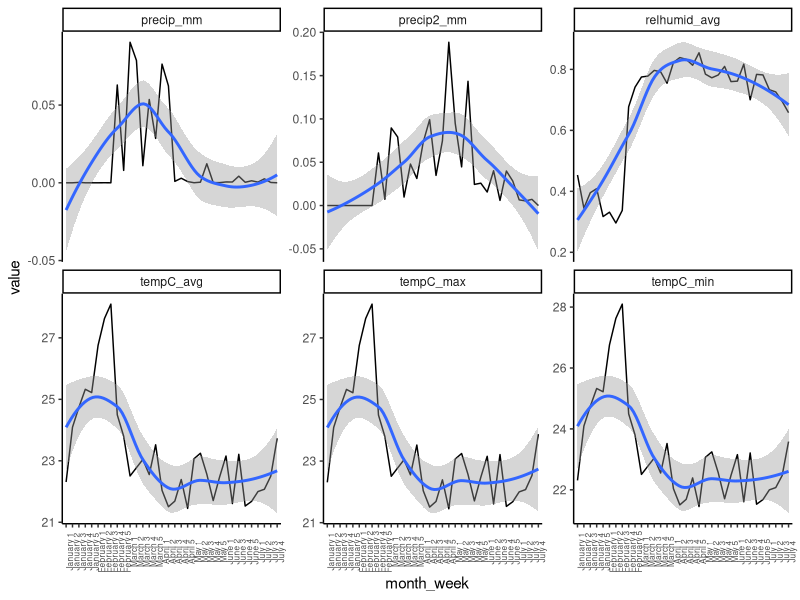
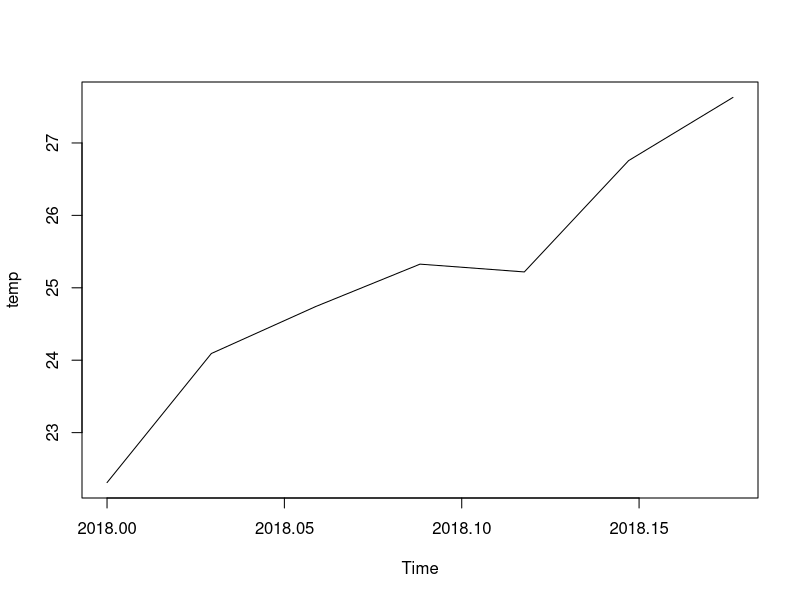
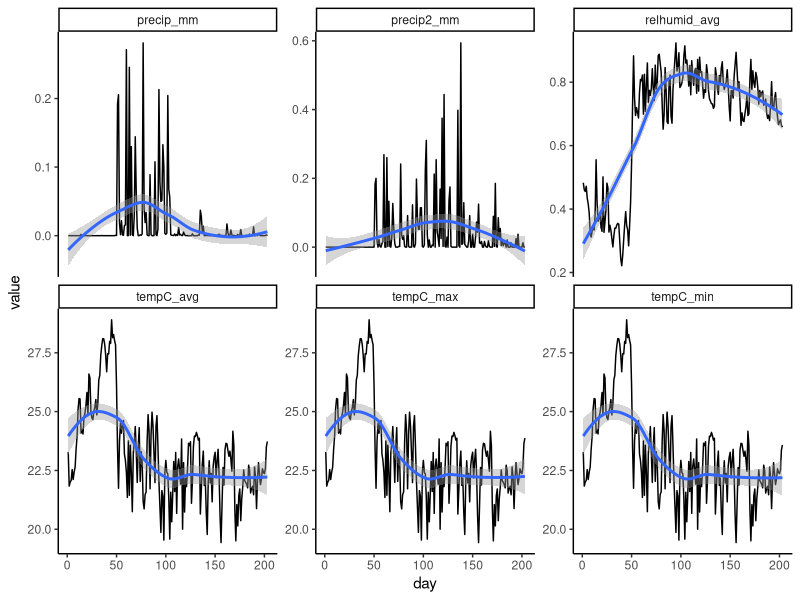
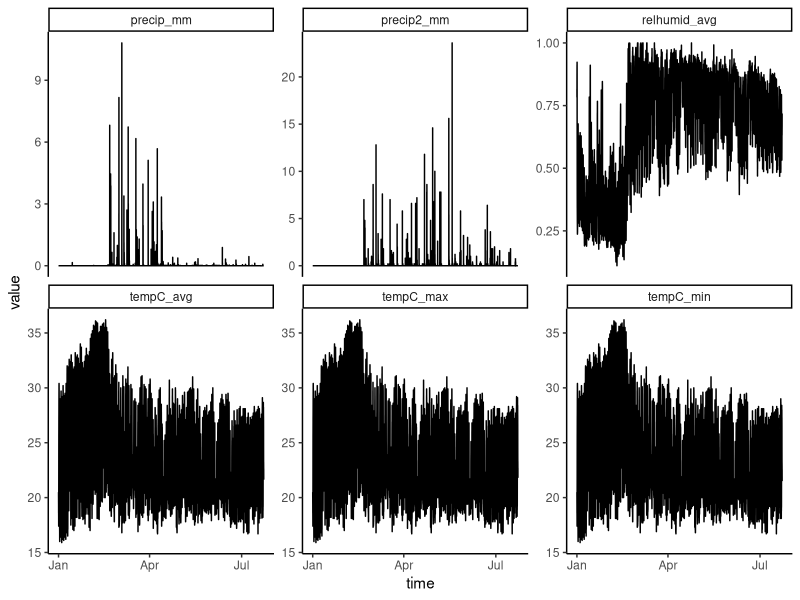

Reproduce these figures in R, in order. (Note: a time limit stopped this script after it produced the figures.)

options(scipen=20)

################################################################
# load and install binary packages

ipak <- function(pkg){
    new.pkg <- pkg[!(pkg %in% installed.packages()[, "Package"])]
    if(length(new.pkg)) install.packages(new.pkg, dependencies = TRUE)
    sapply(pkg, require, character.only = TRUE)
}

packages <- c("stringi", "lubridate", "forecast", "data.table", "tidyverse")
ipak(packages)


################################################################
setwd("~/Documents/IQSS/water-quality")

dat <- fread("data_raw/TAHMOGuluweather2018_15min.csv")
colnames(dat) <- c("time", "precip_mm",  "precip2_mm",  "relhumid_avg",
                               "tempC_avg", "tempC_max", "tempC_min")
# str(dat)

dat <- dat %>%
    mutate(time = parse_date_time(time, order = "mdy HM"),
                month = factor(months(time), levels = month.name),
                week = factor(stringi::stri_datetime_fields(time)$WeekOfMonth, levels = 1:5),
                day = yday(time)) %>%
    filter(time <= "2018-07-22 20:15:00")

setDF(dat)

# str(dat)

# -------------------------------------------------------------------------------------------------------
# plot week

dat_week <- dat %>%
    group_by(month, week) %>%
    summarize_all(mean, na.rm = TRUE)

dat_week_long <- dat_week %>% 
    pivot_longer(cols = c("precip_mm", "precip2_mm", "relhumid_avg", "tempC_avg", "tempC_max", "tempC_min"), names_to = "variable")

grid <- expand.grid(month.name, 1:5)
grid <- grid[order(grid$Var1), ]
dat_week_long <- dat_week_long %>%
    mutate(month_week = factor(paste(month, week), levels = paste(grid$Var1, grid$Var2)))

ggplot(dat_week_long, aes(x = month_week, y = value, group = 1)) +
    geom_line() +
    geom_smooth() +
    facet_wrap(~ variable, scales = "free_y") +
    theme_classic() +
    theme(axis.text.x = element_text(size = 6, angle = 90))

temp <- ts(dat_week[, "tempC_avg"], 
             freq = 34, 
             start = c(2018, 01, 01),
             end = c(2018, 07, 23)) 
plot(temp)

# -------------------------------------------------------------------------------------------------------
# plot day

dat_day <- dat %>%
    group_by(month, week, day) %>%
    summarize_all(mean, na.rm = TRUE)

dat_day_long <- dat_day %>% 
    pivot_longer(cols = c("precip_mm", "precip2_mm", "relhumid_avg", "tempC_avg", "tempC_max", "tempC_min"), names_to = "variable")
    
ggplot(dat_day_long, aes(x = day, y = value, group = 1)) +
    geom_line() +
    geom_smooth() +
    facet_wrap(~ variable, scales = "free_y") +
    theme_classic() 

# -------------------------------------------------------------------------------------------------------
# plot time

dat_time <- dat %>% 
    pivot_longer(cols = c("precip_mm", "precip2_mm", "relhumid_avg", "tempC_avg", "tempC_max", "tempC_min"), names_to = "variable")
    
ggplot(dat_time, aes(x = time, y = value)) +
    geom_path() +
    facet_wrap(~ variable, scales = "free_y") +
    theme_classic() 

################################################################
# ARIMA

# ----------------------------------------
# relhumid_avg

# 864 = 15mins*24hours*9days = 9 days of missing data
# 672 = 15mins*24hours*7days = 1 week
# 96 = 15mins*24hours = 1 day

mseries_relhumid_avg <- msts(dat[, "relhumid_avg"], seasonal.periods = c(96, 672))

z_relhumid_avg <- fourier(mseries_relhumid_avg, K = c(10, 10))
arima_fit_relhumid_avg <- auto.arima(mseries_relhumid_avg, xreg = z_relhumid_avg, ic = "aicc", lambda = "auto", biasadj = TRUE,
    seasonal = FALSE, stepwise = TRUE, stationary = TRUE, approximation = TRUE, parallel = FALSE)
    
zf_relhumid_avg <- fourier(mseries_relhumid_avg, K = c(10, 10), h = 864)    
arima_forecast_relhumid_avg <- forecast(arima_fit_relhumid_avg, xreg = zf_relhumid_avg, h = 864)
plot(arima_forecast_relhumid_avg)

# need to append this to original the get daily average 
newdat_relhumid_avg <- data.frame(  
    time = seq(from = parse_date_time("07-23-2018 00:30", order = "mdy HM"),
               to = parse_date_time("07-31-2018 23:45", order = "mdy HM"), 
               by = "15 min"),
    relhumid_avg = arima_forecast_relhumid_avg$mean[-c(1:2)]
)
 
arima_relhumid_avg <- rbind(dat[, c("time", "relhumid_avg")], newdat_relhumid_avg)
    
arima_daily_relhumid_avg <- arima_relhumid_avg %>%
    mutate(day = yday(time),
                   date = date(time),
                   dayofyear = yday(date)) %>%
    group_by(day) %>%
    summarize_all(mean, na.rm = TRUE)

save(arima_daily_relhumid_avg, file = "data_cleaned/arima_daily_relhumid_avg.Rdata")

arima_relhumid_avg <- ggplot(arima_daily_relhumid_avg, aes(x = day, y = relhumid_avg, group = 1)) +
    geom_line() +
    geom_vline(xintercept = 202, linetype = "dashed", color = "darkred")+
    geom_smooth() +
    theme_classic() 
ggsave(arima_relhumid_avg, file = "results/arima_relhumid_avg.pdf", height = 3, width = 7)    


# -------------------------------------------------------------------------------------------------------
# tempC_avg

mseries_tempC_avg <- msts(dat[, "tempC_avg"], seasonal.periods = c(96, 672))

z_tempC_avg <- fourier(mseries_tempC_avg, K = c(10, 10))
arima_fit_tempC_avg <- auto.arima(mseries_tempC_avg, xreg = z_tempC_avg, , ic = "aicc", lambda = "auto", biasadj = TRUE,
    seasonal = FALSE, stepwise = TRUE, stationary = TRUE, approximation = TRUE, parallel = FALSE)

zf_tempC_avg <- fourier(mseries_tempC_avg, K = c(10, 10), h = 864)    
arima_forecast_tempC_avg <- forecast(arima_fit_tempC_avg, xreg = zf_tempC_avg, h = 864)
plot(arima_forecast_tempC_avg)
 
# need to append this to original the get daily average 
newdat_tempC_avg <- data.frame(  
    time = seq(from = parse_date_time("07-23-2018 00:30", order = "mdy HM"),
               to = parse_date_time("07-31-2018 23:45", order = "mdy HM"), 
               by = "15 min"),
    tempC_avg = arima_forecast_tempC_avg$mean[-c(1:2)]
)
 
arima_tempC_avg <- rbind(dat[, c("time", "tempC_avg")], newdat_tempC_avg)
    
arima_daily_tempC_avg <- arima_tempC_avg %>%
    mutate(day = yday(time),
                   date = date(time),
                   dayofyear = yday(date)) %>%
    group_by(day) %>%
    summarize_all(mean, na.rm = TRUE)

save(arima_daily_tempC_avg, file = "data_cleaned/arima_daily_tempC_avg.Rdata")

arima_tempC_avg <- ggplot(arima_daily_tempC_avg, aes(x = day, y = tempC_avg, group = 1)) +
    geom_line() +
    geom_vline(xintercept = 202, linetype = "dashed", color = "darkred")+
    geom_smooth() +
    theme_classic() 
ggsave(arima_tempC_avg, file = "results/arima_tempC_avg.pdf", height = 3, width = 7)    


# -------------------------------------------------------------------------------------------------------
# precip2_mm

mseries_precip2_mm <- msts(dat[, "precip2_mm"], seasonal.periods = c(96, 672))

z_precip2_mm <- fourier(mseries_precip2_mm, K = c(10, 10))
arima_fit_precip2_mm <- auto.arima(mseries_precip2_mm, xreg = z_precip2_mm, seasonal = FALSE)

zf_precip2_mm <- fourier(mseries_precip2_mm, K = c(10, 10), h = 864)
arima_forecast_precip2_mm <- forecast(arima_fit_precip2_mm, xreg = zf_precip2_mm, h = 864)
plot(arima_forecast_precip2_mm)

# need to append this to original the get daily average 
newdat_precip2_mm <- data.frame(  
    time = seq(from = parse_date_time("07-23-2018 00:30", order = "mdy HM"),
               to = parse_date_time("07-31-2018 23:45", order = "mdy HM"), 
               by = "15 min"),
    precip2_mm = arima_forecast_precip2_mm$mean[-c(1:2)]
)
 
arima_precip2_mm <- rbind(dat[, c("time", "precip2_mm")], newdat_precip2_mm)
    
arima_daily_precip2_mm <- arima_precip2_mm %>%
    mutate(day = yday(time),
                   date = date(time),
                   dayofyear = yday(date)) %>%
    group_by(day) %>%
    summarize_all(mean, na.rm = TRUE)

save(arima_daily_precip2_mm, file = "data_cleaned/arima_daily_precip2_mm.Rdata")

arima_precip2_mm <- ggplot(arima_daily_precip2_mm, aes(x = day, y = precip2_mm, group = 1)) +
    geom_line() +
    geom_vline(xintercept = 202, linetype = "dashed", color = "darkred")+
    geom_smooth() +
    theme_classic() 
ggsave(arima_precip2_mm, file = "results/arima_precip2_mm.pdf", height = 3, width = 7)    
